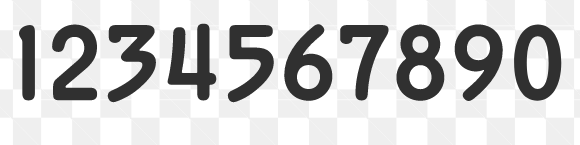
#> input picture dialation/19s.png, 580 x 145 px
$ jupyter execute file.ipynb
#> lines starting #> are read from the running program, lines starting #| are printed output that depends on the picture; after the words box and inside, x2 and y2 are one past the last pixel; in counts of white or black regions, pixels touching at a corner belong together
[cell 1]
import cv2
import numpy as np
import matplotlib.pyplot as plt

[cell 2]
image = cv2.imread('19s.png')
#> image is the input picture: shape (145, 580, 3); min 48, max 255, mean 205.6
image = cv2.cvtColor(image, cv2.COLOR_BGR2RGB)

h,w,c=image.shape
#> h = 145; w = 580; c = 3
print(f'Original height and width = {h} {w}')
#| Original height and width = 145 580

#resizing the image to make width 1000 and keeping aspect ratio same
aspectRatio = w/h
#> aspectRatio = 4
if(w>1000):
    w = 1000
    h = int(w/aspectRatio)
    print(f'new height and width = {h} {w}')
    image = cv2.resize(image,(w,h),interpolation=cv2.INTER_AREA)


plt.imshow(image)

[cell 3]
def thresholding(image):
    gray_image = cv2.cvtColor(image,cv2.COLOR_BGR2GRAY)
    thresh = cv2.adaptiveThreshold(gray_image,255,cv2.ADAPTIVE_THRESH_GAUSSIAN_C,cv2.THRESH_BINARY_INV,19,8)
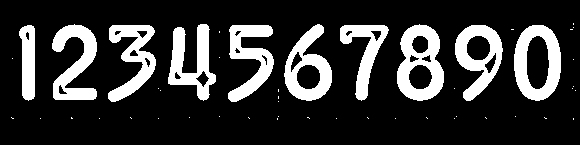
#> thresh: shape (145, 580); 20.1% white; 49 white regions (39 under 20 px), largest, box (x1, y1, x2, y2) and area: (397, 24, 444, 101) 2078, (514, 25, 561, 101) 1957, (52, 24, 97, 100) 1808
    plt.imshow(thresh,cmap='gray')
    return thresh

thresholdImage = thresholding(image)

Dilation

Line Segmentation

[cell 4]
kernel = np.ones((3,85),np.uint8)
# print(kernel)
dilatedImage = cv2.dilate(thresholdImage,kernel=kernel,iterations=1)
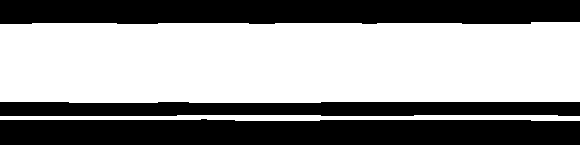
#> dilatedImage: shape (145, 580); 57.8% white; 3 black regions
plt.imshow(dilatedImage,cmap='gray')

[cell 5]
(contours,heirarchy) = cv2.findContours(dilatedImage.copy(),cv2.RETR_EXTERNAL,cv2.CHAIN_APPROX_NONE)
#> contours = 2 contours; box (x1, y1, x2, y2) and area: (0, 22, 580, 103) 45248, (0, 115, 580, 121) 2152
sorted_contour_lines = sorted(contours,key=lambda ctr : cv2.boundingRect(ctr)[1])#x,y,,w,h
#> sorted_contour_lines has the same summary as contours

[cell 6]
tempImage = image.copy()
count =0
for ctr in sorted_contour_lines :
    x,y,w,h = cv2.boundingRect(ctr)
    cv2.rectangle(tempImage, (x,y), (x+w,y+h),(40,100,250),2)
    count = count + 1
#> this loop made 2 passes
#> (x, y, w, h, count) on passes 1 to 2: (0, 22, 580, 81, 1), (0, 115, 580, 6, 2)
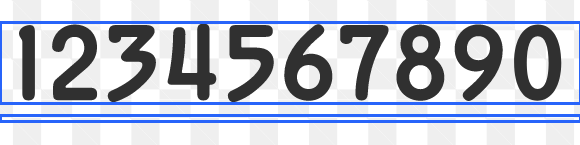
#> tempImage: shape (145, 580, 3); 8.56% of pixels changed, all inside (x1, y1, x2, y2) = (0, 21, 580, 123)
#> after the loop, count = 2

plt.imshow(tempImage)
print(count)
#| 2

Word Segmentation

[cell 7]
#dialation
kernel = np.ones((3,15),np.uint8)
dilatedImage2 = cv2.dilate(thresholdImage,kernel=kernel,iterations=1)
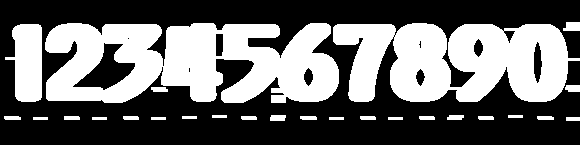
#> dilatedImage2: shape (145, 580); 41.1% white; 26 white regions, largest, box (x1, y1, x2, y2) and area: (45, 23, 339, 103) 16925, (333, 23, 580, 102) 14015, (5, 24, 42, 102) 2131
plt.imshow(dilatedImage2,cmap='gray')

[cell 8]
tempImage2 = image.copy()
wordList = []

for line in sorted_contour_lines:
    #roi of each line .selecting  first line words from dilatedImage2
    x,y,w,h = cv2.boundingRect(line)
    roi_line = dilatedImage2[y:y+h,x:x+h]
    #drawing contours on each word
    (cnt,heirarchy) = cv2.findContours(roi_line.copy(),cv2.RETR_EXTERNAL,cv2.CHAIN_APPROX_NONE)
    sorted_contour_words = sorted(cnt,key=lambda cntr : cv2.boundingRect(cntr)[0])#x,y,,w,h

    for word in sorted_contour_words:
        if(cv2.contourArea(word)<400):
            continue
        x2,y2,w2,h2 = cv2.boundingRect(word)
        wordList.append([x+x2,y+y2,x+x2+w2,y+y2+h2])
        cv2.rectangle(tempImage2,(x+x2,y+y2),(x+x2+w2,y+y2+h2),(255,255,100),2)
#> this loop made 2 passes
#> (x, y, w, h) on passes 1 to 2: (0, 22, 580, 81), (0, 115, 580, 6)
#> pass 1, `roi_line = dilatedImage2[y:y+h,x:x+h]`:
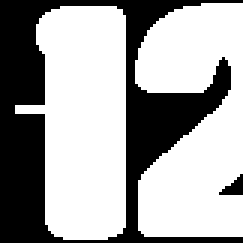
#> roi_line: shape (81, 81) (shown 3 times larger); 64.3% white; 2 black regions, box (x1, y1, x2, y2) and area: (0, 0, 81, 81) 2308, (73, 58, 81, 65) 31
#> after the loop:
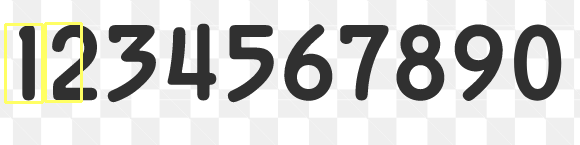
#> tempImage2: shape (145, 580, 3); 1.62% of pixels changed, all inside (x1, y1, x2, y2) = (4, 22, 83, 104)
#> after the loop, wordList = [[5, 24, 42, 102], [45, 23, 81, 101]]

plt.imshow(tempImage2)

[cell 9]
for (index,word) in enumerate(wordList,start=0):
    print(word)
    # [4 lines of commented-out code are left out]
    crop_img = image[word[1]:word[3],word[0]:word[2]]
    crop_img = cv2.cvtColor(crop_img,cv2.COLOR_BGR2GRAY)
    # cv2.imwrite(f'file{index}.jpg',crop_img)
    ret = cv2.adaptiveThreshold(crop_img,255,cv2.ADAPTIVE_THRESH_GAUSSIAN_C,cv2.THRESH_BINARY_INV,19,8)
    plt.subplot(1,len(wordList),index+1)
    plt.imshow(ret,cmap='gray')
#> this loop made 2 passes
#| [5, 24, 42, 102]
#| [45, 23, 81, 101]
#> pass 1, `crop_img = image[word[1]:word[3],word[0]:word[2]]`:
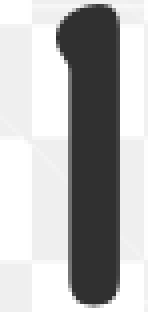
#> crop_img: shape (78, 37, 3) (shown 4 times larger); min 48, max 255, mean 181.6
#> pass 1, `ret = cv2.adaptiveThreshold(crop_img,255,cv2.ADAPTIVE_THRESH_GAUSSIAN_..`:
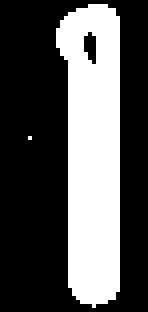
#> ret: shape (78, 37) (shown 4 times larger); 33.3% white; 2 white regions (1 under 20 px), largest, box (x1, y1, x2, y2) and area: (14, 1, 30, 77) 959
#> pass 2, `crop_img = image[word[1]:word[3],word[0]:word[2]]`:
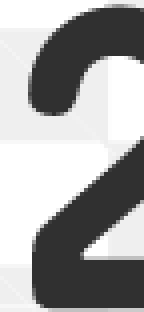
#> crop_img: shape (78, 36, 3) (shown 4 times larger); min 48, max 255, mean 164.9
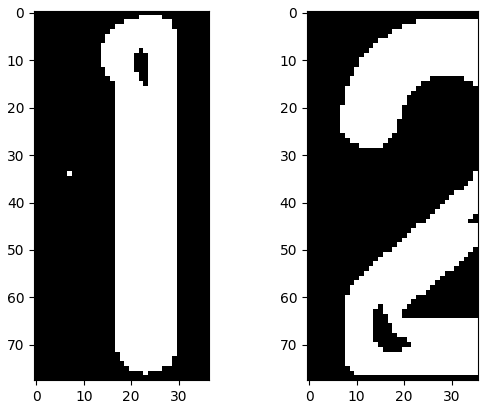
#> figure drawn by matplotlib, 2 panels
